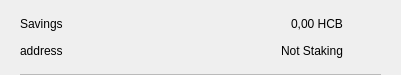
<?xml version="1.0" encoding="UTF-8"?>
<ui version="4.0">
 <class>CSRow</class>
 <widget class="QWidget" name="CSRow">
  <property name="geometry">
   <rect>
    <x>0</x>
    <y>0</y>
    <width>401</width>
    <height>75</height>
   </rect>
  </property>
  <property name="windowTitle">
   <string>Form</string>
  </property>
  <layout class="QVBoxLayout" name="verticalLayout">
   <property name="spacing">
    <number>0</number>
   </property>
   <property name="leftMargin">
    <number>20</number>
   </property>
   <property name="topMargin">
    <number>10</number>
   </property>
   <property name="rightMargin">
    <number>20</number>
   </property>
   <property name="bottomMargin">
    <number>0</number>
   </property>
   <item>
    <widget class="QWidget" name="info" native="true">
     <property name="minimumSize">
      <size>
       <width>0</width>
       <height>0</height>
      </size>
     </property>
     <layout class="QHBoxLayout" name="horizontalLayout_3">
      <property name="leftMargin">
       <number>0</number>
      </property>
      <property name="topMargin">
       <number>0</number>
      </property>
      <property name="rightMargin">
       <number>0</number>
      </property>
      <property name="bottomMargin">
       <number>10</number>
      </property>
      <item>
       <widget class="QWidget" name="container" native="true">
        <property name="minimumSize">
         <size>
          <width>0</width>
          <height>0</height>
         </size>
        </property>
        <layout class="QVBoxLayout" name="verticalLayout_2">
         <property name="spacing">
          <number>0</number>
         </property>
         <property name="leftMargin">
          <number>0</number>
         </property>
         <property name="topMargin">
          <number>0</number>
         </property>
         <property name="rightMargin">
          <number>0</number>
         </property>
         <property name="bottomMargin">
          <number>0</number>
         </property>
         <item>
          <layout class="QHBoxLayout" name="horizontalLayout">
           <item>
            <widget class="QLabel" name="labelName">
             <property name="text">
              <string>Savings</string>
             </property>
            </widget>
           </item>
           <item>
            <spacer name="horizontalSpacer">
             <property name="orientation">
              <enum>Qt::Horizontal</enum>
             </property>
             <property name="sizeHint" stdset="0">
              <size>
               <width>40</width>
               <height>20</height>
              </size>
             </property>
            </spacer>
           </item>
           <item>
            <widget class="QLabel" name="labelAmount">
             <property name="text">
              <string>0,00 HCB</string>
             </property>
            </widget>
           </item>
          </layout>
         </item>
         <item>
          <layout class="QHBoxLayout" name="horizontalLayout_2">
           <item>
            <widget class="QLabel" name="labelAddress">
             <property name="text">
              <string>address</string>
             </property>
            </widget>
           </item>
           <item>
            <spacer name="horizontalSpacer_2">
             <property name="orientation">
              <enum>Qt::Horizontal</enum>
             </property>
             <property name="sizeHint" stdset="0">
              <size>
               <width>40</width>
               <height>20</height>
              </size>
             </property>
            </spacer>
           </item>
           <item>
            <widget class="QLabel" name="labelStaking">
             <property name="text">
              <string>Not Staking</string>
             </property>
            </widget>
           </item>
          </layout>
         </item>
        </layout>
       </widget>
      </item>
      <item alignment="Qt::AlignHCenter|Qt::AlignVCenter">
       <widget class="QPushButton" name="pushButtonMenu">
        <property name="minimumSize">
         <size>
          <width>24</width>
          <height>24</height>
         </size>
        </property>
        <property name="maximumSize">
         <size>
          <width>32</width>
          <height>32</height>
         </size>
        </property>
        <property name="focusPolicy">
         <enum>Qt::NoFocus</enum>
        </property>
        <property name="styleSheet">
         <string notr="true">border:none; background-color:transparent;</string>
        </property>
        <property name="text">
         <string/>
        </property>
        <property name="icon">
         <iconset>
          <normaloff>://ic-menu-hover</normaloff>://ic-menu-hover</iconset>
        </property>
        <property name="iconSize">
         <size>
          <width>24</width>
          <height>24</height>
         </size>
        </property>
       </widget>
      </item>
     </layout>
    </widget>
   </item>
   <item>
    <widget class="QLabel" name="lblDivisory">
     <property name="minimumSize">
      <size>
       <width>0</width>
       <height>1</height>
      </size>
     </property>
     <property name="maximumSize">
      <size>
       <width>16777215</width>
       <height>1</height>
      </size>
     </property>
     <property name="styleSheet">
      <string notr="true">background-color:#bababa;</string>
     </property>
     <property name="text">
      <string/>
     </property>
     <property name="alignment">
      <set>Qt::AlignBottom|Qt::AlignLeading|Qt::AlignLeft</set>
     </property>
    </widget>
   </item>
  </layout>
 </widget>
 <resources/>
 <connections/>
</ui>
